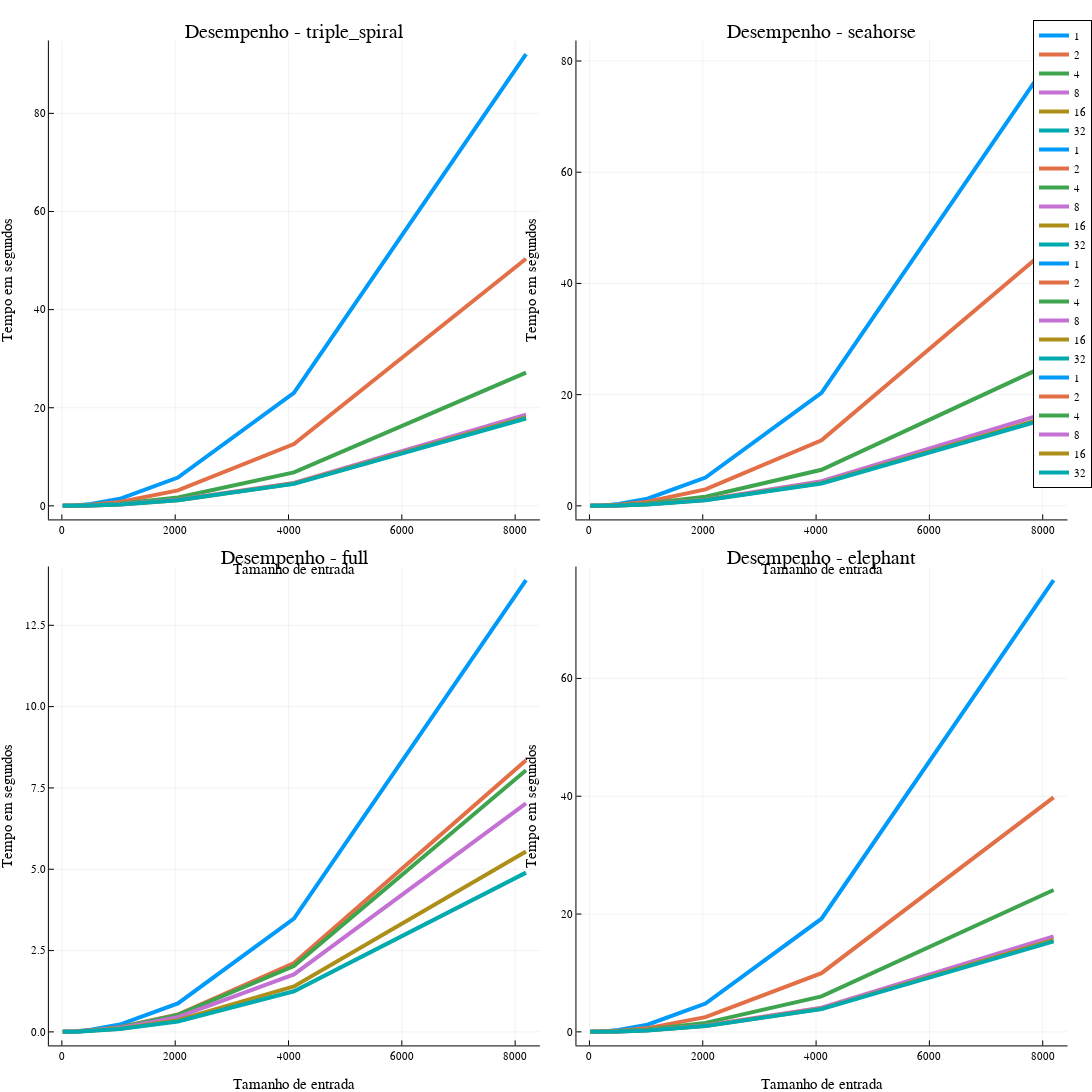

This figure's notebook cell:
### Markdown cell above
### Pthreads

Conforme mostram os resultados obtidos por nossos experimentos nos gráficos abaixo, o ganho de performance do paralelismo em relação ao desempenho sequencial (aumento do número de threads) começa a ser percebido a partir do tamanho de entrada N = 2^9; aonde, ao gerar uma visualização das regiões mais custosas computacionalmente (seahorse, elephant e triple_spiral), vemos uma redução de 0.1 segundo para 2^1 threads utilizadas, até 0.2 segundos para o máximo de threads explicitado no enunciado. 

Em relação à imagem completa do conjunto (full), devido a rapidez de sua geração mesmo na versão sequencial do programa, algo em torno de 10 segundos para N = 2^13, vimos como mais pertinente, para efeitos de comparação, focar a análise apenas nas outras 3 regiões de Mandelbrot, que demoram cerca de 1 minuto para serem criadas na versão sequencial do código fornecido. 

É importante ressaltar que os ganhos de performance gerados pelo paralelismo não foram lineares. Essa característica é claramente demonstrada ao compararmos a performance do programa sequencial com as entradas 2^12 e 2^13 (por fins de clareza, as chamemos de N1 e N2, respectivamente): Analisando os logs da região triple_spiral, enquanto N1 consegue uma melhora de desempenho de 42% (˜6 segundos) ao dividirmos as tarefas de 1 para 2 threads, o programa executa cerca de 60% mais rápido (˜5 segundos) com de 2 para 8 threads, mas melhora apenas 20% (~0.7 segundos) entre 8 e 32 threads.

### Code cell
inputlabel = [16,32,64,128,256,512,1024,2048,4096,8192]
plotly()
ts = CSV.read("src/results/mandelbrot_pth/triple_spiral.csv", DataFrame)
sh = CSV.read("src/results/mandelbrot_pth/seahorse.csv", DataFrame)
full = CSV.read("src/results/mandelbrot_pth/full.csv", DataFrame)
elephant = CSV.read("src/results/mandelbrot_pth/elephant.csv", DataFrame)
pts = plot(ts.sizes, ts.avg_time, group=ts.threads, xlabel = inputlabel,linewidth = 4,title="Desempenho - triple_spiral",legendtitle="Número de threads")
psh = plot(sh.sizes, sh.avg_time, group=sh.threads, xlabel = inputlabel,linewidth = 4,title="Desempenho - seahorse",legendtitle="Número de threads")
pfull = plot(full.sizes, full.avg_time, group=full.threads, xlabel = inputlabel,linewidth = 4,title="Desempenho - full",legendtitle="Número de threads")
pel = plot(elephant.sizes, elephant.avg_time, group=elephant.threads, xlabel = inputlabel,linewidth = 4,title="Desempenho - elephant",legendtitle="Número de threads")
plot(pts,psh,pfull,pel,layout = @layout([pts psh; pfull pel]),size=(1200,1200))
xlabel!("Tamanho de entrada")
ylabel!("Tempo em segundos")

### Figure 1 — Plotly figure (JSON) as saved in the notebook; plotly's stock layout.template omitted (floating-point values rounded to 4 significant figures)
{"data": [{"colorbar": {"title": ""}, "legendgroup": "1", "line": {"color": "rgba(0, 154, 250, 1.000)", "dash": "solid", "shape": "linear", "width": 4}, "mode": "lines", "name": "1", "showlegend": true, "type": "scatter", "x": [16, 32, 64, 128, 256, 512, 1024, 2048, 4096, 8192], "xaxis": "x1", "y": [0.001324, 0.002972, 0.009275, 0.02799, 0.09745, 0.37, 1.448, 5.764, 23.03, 92.09], "yaxis": "y1", "zmax": null, "zmin": null}, {"colorbar": {"title": ""}, "legendgroup": "2", "line": {"color": "rgba(227, 111, 71, 1.000)", "dash": "solid", "shape": "linear", "width": 4}, "mode": "lines", "name": "2", "showlegend": true, "type": "scatter", "x": [16, 32, 64, 128, 256, 512, 1024, 2048, 4096, 8192], "xaxis": "x1", "y": [0.0009611, 0.001861, 0.005618, 0.0182, 0.05639, 0.2093, 0.7993, 3.162, 12.61, 50.37], "yaxis": "y1", "zmax": null, "zmin": null}, {"colorbar": {"title": ""}, "legendgroup": "4", "line": {"color": "rgba(62, 164, 78, 1.000)", "dash": "solid", "shape": "linear", "width": 4}, "mode": "lines", "name": "4", "showlegend": true, "type": "scatter", "x": [16, 32, 64, 128, 256, 512, 1024, 2048, 4096, 8192], "xaxis": "x1", "y": [0.0009234, 0.001429, 0.003198, 0.01139, 0.03289, 0.1181, 0.4401, 1.723, 6.814, 27.17], "yaxis": "y1", "zmax": null, "zmin": null}, {"colorbar": {"title": ""}, "legendgroup": "8", "line": {"color": "rgba(195, 113, 210, 1.000)", "dash": "solid", "shape": "linear", "width": 4}, "mode": "lines", "name": "8", "showlegend": true, "type": "scatter", "x": [16, 32, 64, 128, 256, 512, 1024, 2048, 4096, 8192], "xaxis": "x1", "y": [0.0009473, 0.001337, 0.002809, 0.008484, 0.02775, 0.09197, 0.3335, 1.255, 4.675, 18.59], "yaxis": "y1", "zmax": null, "zmin": null}, {"colorbar": {"title": ""}, "legendgroup": "16", "line": {"color": "rgba(172, 142, 24, 1.000)", "dash": "solid", "shape": "linear", "width": 4}, "mode": "lines", "name": "16", "showlegend": true, "type": "scatter", "x": [16, 32, 64, 128, 256, 512, 1024, 2048, 4096, 8192], "xaxis": "x1", "y": [0.001102, 0.001345, 0.002548, 0.007271, 0.02262, 0.08019, 0.2979, 1.149, 4.575, 18.01], "yaxis": "y1", "zmax": null, "zmin": null}, {"colorbar": {"title": ""}, "legendgroup": "32", "line": {"color": "rgba(0, 170, 174, 1.000)", "dash": "solid", "shape": "linear", "width": 4}, "mode": "lines", "name": "32", "showlegend": true, "type": "scatter", "x": [16, 32, 64, 128, 256, 512, 1024, 2048, 4096, 8192], "xaxis": "x1", "y": [0.001524, 0.00157, 0.00272, 0.006445, 0.0212, 0.07818, 0.2893, 1.134, 4.477, 17.81], "yaxis": "y1", "zmax": null, "zmin": null}, {"colorbar": {"title": ""}, "legendgroup": "1", "line": {"color": "rgba(0, 154, 250, 1.000)", "dash": "solid", "shape": "linear", "width": 4}, "mode": "lines", "name": "1", "showlegend": true, "type": "scatter", "x": [16, 32, 64, 128, 256, 512, 1024, 2048, 4096, 8192], "xaxis": "x2", "y": [0.0009507, 0.002735, 0.008241, 0.02453, 0.08696, 0.3275, 1.28, 5.092, 20.32, 81.25], "yaxis": "y2", "zmax": null, "zmin": null}, {"colorbar": {"title": ""}, "legendgroup": "2", "line": {"color": "rgba(227, 111, 71, 1.000)", "dash": "solid", "shape": "linear", "width": 4}, "mode": "lines", "name": "2", "showlegend": true, "type": "scatter", "x": [16, 32, 64, 128, 256, 512, 1024, 2048, 4096, 8192], "xaxis": "x2", "y": [0.0009795, 0.001805, 0.005172, 0.01654, 0.05184, 0.198, 0.7485, 2.955, 11.79, 47.12], "yaxis": "y2", "zmax": null, "zmin": null}, {"colorbar": {"title": ""}, "legendgroup": "4", "line": {"color": "rgba(62, 164, 78, 1.000)", "dash": "solid", "shape": "linear", "width": 4}, "mode": "lines", "name": "4", "showlegend": true, "type": "scatter", "x": [16, 32, 64, 128, 256, 512, 1024, 2048, 4096, 8192], "xaxis": "x2", "y": [0.000955, 0.001461, 0.003361, 0.01015, 0.03124, 0.1121, 0.4186, 1.633, 6.483, 25.85], "yaxis": "y2", "zmax": null, "zmin": null}, {"colorbar": {"title": ""}, "legendgroup": "8", "line": {"color": "rgba(195, 113, 210, 1.000)", "dash": "solid", "shape": "linear", "width": 4}, "mode": "lines", "name": "8", "showlegend": true, "type": "scatter", "x": [16, 32, 64, 128, 256, 512, 1024, 2048, 4096, 8192], "xaxis": "x2", "y": [0.000942, 0.001255, 0.002619, 0.007523, 0.02354, 0.08505, 0.3079, 1.103, 4.42, 17.07], "yaxis": "y2", "zmax": null, "zmin": null}, {"colorbar": {"title": ""}, "legendgroup": "16", "line": {"color": "rgba(172, 142, 24, 1.000)", "dash": "solid", "shape": "linear", "width": 4}, "mode": "lines", "name": "16", "showlegend": true, "type": "scatter", "x": [16, 32, 64, 128, 256, 512, 1024, 2048, 4096, 8192], "xaxis": "x2", "y": [0.001041, 0.001224, 0.002325, 0.006314, 0.02096, 0.07321, 0.2697, 1.047, 4.113, 16.27], "yaxis": "y2", "zmax": null, "zmin": null}, {"colorbar": {"title": ""}, "legendgroup": "32", "line": {"color": "rgba(0, 170, 174, 1.000)", "dash": "solid", "shape": "linear", "width": 4}, "mode": "lines", "name": "32", "showlegend": true, "type": "scatter", "x": [16, 32, 64, 128, 256, 512, 1024, 2048, 4096, 8192], "xaxis": "x2", "y": [0.001585, 0.001521, 0.002592, 0.005667, 0.01935, 0.07046, 0.2629, 1.023, 4.031, 16.03], "yaxis": "y2", "zmax": null, "zmin": null}, {"colorbar": {"title": ""}, "legendgroup": "1", "line": {"color": "rgba(0, 154, 250, 1.000)", "dash": "solid", "shape": "linear", "width": 4}, "mode": "lines", "name": "1", "showlegend": true, "type": "scatter", "x": [16, 32, 64, 128, 256, 512, 1024, 2048, 4096, 8192], "xaxis": "x3", "y": [0.0008398, 0.001059, 0.002165, 0.006136, 0.01952, 0.06336, 0.226, 0.8761, 3.48, 13.89], "yaxis": "y3", "zmax": null, "zmin": null}, {"colorbar": {"title": ""}, "legendgroup": "2", "line": {"color": "rgba(227, 111, 71, 1.000)", "dash": "solid", "shape": "linear", "width": 4}, "mode": "lines", "name": "2", "showlegend": true, "type": "scatter", "x": [16, 32, 64, 128, 256, 512, 1024, 2048, 4096, 8192], "xaxis": "x3", "y": [0.00285, 0.0008698, 0.001573, 0.003785, 0.01295, 0.0432, 0.1432, 0.5355, 2.114, 8.35], "yaxis": "y3", "zmax": null, "zmin": null}, {"colorbar": {"title": ""}, "legendgroup": "4", "line": {"color": "rgba(62, 164, 78, 1.000)", "dash": "solid", "shape": "linear", "width": 4}, "mode": "lines", "name": "4", "showlegend": true, "type": "scatter", "x": [16, 32, 64, 128, 256, 512, 1024, 2048, 4096, 8192], "xaxis": "x3", "y": [0.00278, 0.0009472, 0.001515, 0.003718, 0.0123, 0.0424, 0.1377, 0.5207, 2.024, 8.042], "yaxis": "y3", "zmax": null, "zmin": null}, {"colorbar": {"title": ""}, "legendgroup": "8", "line": {"color": "rgba(195, 113, 210, 1.000)", "dash": "solid", "shape": "linear", "width": 4}, "mode": "lines", "name": "8", "showlegend": true, "type": "scatter", "x": [16, 32, 64, 128, 256, 512, 1024, 2048, 4096, 8192], "xaxis": "x3", "y": [0.00283, 0.0009912, 0.001453, 0.003291, 0.01064, 0.03817, 0.1211, 0.452, 1.768, 7.024], "yaxis": "y3", "zmax": null, "zmin": null}, {"colorbar": {"title": ""}, "legendgroup": "16", "line": {"color": "rgba(172, 142, 24, 1.000)", "dash": "solid", "shape": "linear", "width": 4}, "mode": "lines", "name": "16", "showlegend": true, "type": "scatter", "x": [16, 32, 64, 128, 256, 512, 1024, 2048, 4096, 8192], "xaxis": "x3", "y": [0.00318, 0.001157, 0.001374, 0.002691, 0.008256, 0.03045, 0.0967, 0.3576, 1.398, 5.544], "yaxis": "y3", "zmax": null, "zmin": null}, {"colorbar": {"title": ""}, "legendgroup": "32", "line": {"color": "rgba(0, 170, 174, 1.000)", "dash": "solid", "shape": "linear", "width": 4}, "mode": "lines", "name": "32", "showlegend": true, "type": "scatter", "x": [16, 32, 64, 128, 256, 512, 1024, 2048, 4096, 8192], "xaxis": "x3", "y": [0.00344, 0.001516, 0.001659, 0.002865, 0.00727, 0.02596, 0.08732, 0.3188, 1.25, 4.896], "yaxis": "y3", "zmax": null, "zmin": null}, {"colorbar": {"title": ""}, "legendgroup": "1", "line": {"color": "rgba(0, 154, 250, 1.000)", "dash": "solid", "shape": "linear", "width": 4}, "mode": "lines", "name": "1", "showlegend": true, "type": "scatter", "x": [16, 32, 64, 128, 256, 512, 1024, 2048, 4096, 8192], "xaxis": "x4", "y": [0.001199, 0.002384, 0.007651, 0.02453, 0.08229, 0.3094, 1.21, 4.812, 19.21, 76.7], "yaxis": "y4", "zmax": null, "zmin": null}, {"colorbar": {"title": ""}, "legendgroup": "2", "line": {"color": "rgba(227, 111, 71, 1.000)", "dash": "solid", "shape": "linear", "width": 4}, "mode": "lines", "name": "2", "showlegend": true, "type": "scatter", "x": [16, 32, 64, 128, 256, 512, 1024, 2048, 4096, 8192], "xaxis": "x4", "y": [0.0009675, 0.001783, 0.004787, 0.01599, 0.04592, 0.1694, 0.6394, 2.508, 9.971, 39.81], "yaxis": "y4", "zmax": null, "zmin": null}, {"colorbar": {"title": ""}, "legendgroup": "4", "line": {"color": "rgba(62, 164, 78, 1.000)", "dash": "solid", "shape": "linear", "width": 4}, "mode": "lines", "name": "4", "showlegend": true, "type": "scatter", "x": [16, 32, 64, 128, 256, 512, 1024, 2048, 4096, 8192], "xaxis": "x4", "y": [0.0008892, 0.001442, 0.002824, 0.01037, 0.0311, 0.1054, 0.3895, 1.524, 6.028, 24.08], "yaxis": "y4", "zmax": null, "zmin": null}, {"colorbar": {"title": ""}, "legendgroup": "8", "line": {"color": "rgba(195, 113, 210, 1.000)", "dash": "solid", "shape": "linear", "width": 4}, "mode": "lines", "name": "8", "showlegend": true, "type": "scatter", "x": [16, 32, 64, 128, 256, 512, 1024, 2048, 4096, 8192], "xaxis": "x4", "y": [0.0009535, 0.001255, 0.00254, 0.007415, 0.02466, 0.0825, 0.287, 1.074, 4.098, 16.22], "yaxis": "y4", "zmax": null, "zmin": null}, {"colorbar": {"title": ""}, "legendgroup": "16", "line": {"color": "rgba(172, 142, 24, 1.000)", "dash": "solid", "shape": "linear", "width": 4}, "mode": "lines", "name": "16", "showlegend": true, "type": "scatter", "x": [16, 32, 64, 128, 256, 512, 1024, 2048, 4096, 8192], "xaxis": "x4", "y": [0.001146, 0.001265, 0.002384, 0.006343, 0.02055, 0.07172, 0.2605, 1.011, 3.915, 15.62], "yaxis": "y4", "zmax": null, "zmin": null}, {"colorbar": {"title": ""}, "legendgroup": "32", "line": {"color": "rgba(0, 170, 174, 1.000)", "dash": "solid", "shape": "linear", "width": 4}, "mode": "lines", "name": "32", "showlegend": true, "type": "scatter", "x": [16, 32, 64, 128, 256, 512, 1024, 2048, 4096, 8192], "xaxis": "x4", "y": [0.001525, 0.001535, 0.00244, 0.005826, 0.01854, 0.06729, 0.2522, 0.9757, 3.855, 15.36], "yaxis": "y4", "zmax": null, "zmin": null}], "layout": {"annotations": [{"font": {"color": "rgba(0, 0, 0, 1.000)", "family": "sans-serif", "size": 20}, "rotation": 0, "showarrow": false, "text": "Desempenho - triple_spiral", "x": 0.2749, "xanchor": "center", "xref": "paper", "y": 1, "yanchor": "top", "yref": "paper"}, {"font": {"color": "rgba(0, 0, 0, 1.000)", "family": "sans-serif", "size": 20}, "rotation": 0, "showarrow": false, "text": "Desempenho - seahorse", "x": 0.7675, "xanchor": "center", "xref": "paper", "y": 1, "yanchor": "top", "yref": "paper"}, {"font": {"color": "rgba(0, 0, 0, 1.000)", "family": "sans-serif", "size": 20}, "rotation": 0, "showarrow": false, "text": "Desempenho - full", "x": 0.2749, "xanchor": "center", "xref": "paper", "y": 0.5, "yanchor": "top", "yref": "paper"}, {"font": {"color": "rgba(0, 0, 0, 1.000)", "family": "sans-serif", "size": 20}, "rotation": 0, "showarrow": false, "text": "Desempenho - elephant", "x": 0.7675, "xanchor": "center", "xref": "paper", "y": 0.5, "yanchor": "top", "yref": "paper"}], "height": 1200, "legend": {"bgcolor": "rgba(255, 255, 255, 1.000)", "bordercolor": "rgba(0, 0, 0, 1.000)", "borderwidth": 1, "font": {"color": "rgba(0, 0, 0, 1.000)", "family": "sans-serif", "size": 11}, "tracegroupgap": 0, "traceorder": "normal", "x": 1.02, "xanchor": "auto", "y": 1, "yanchor": "auto"}, "margin": {"b": 20, "l": 0, "r": 0, "t": 20}, "paper_bgcolor": "rgba(255, 255, 255, 1.000)", "plot_bgcolor": "rgba(255, 255, 255, 1.000)", "showlegend": true, "width": 1200, "xaxis1": {"anchor": "y1", "domain": [0.04564, 0.5041], "gridcolor": "rgba(0, 0, 0, 0.100)", "gridwidth": 0.5, "linecolor": "rgba(0, 0, 0, 1.000)", "mirror": false, "range": [-229.3, 8437.0], "showgrid": true, "showline": true, "showticklabels": true, "tickangle": 0, "tickcolor": "rgb(0, 0, 0)", "tickfont": {"color": "rgba(0, 0, 0, 1.000)", "family": "sans-serif", "size": 11}, "tickmode": "array", "ticks": "inside", "ticktext": ["0", "2000", "4000", "6000", "8000"], "tickvals": [0, 2000, 4000, 6000, 8000], "title": "Tamanho de entrada", "titlefont": {"color": "rgba(0, 0, 0, 1.000)", "family": "sans-serif", "size": 15}, "type": "-", "visible": true, "zeroline": false, "zerolinecolor": "rgba(0, 0, 0, 1.000)"}, "xaxis2": {"anchor": "y2", "domain": [0.5382, 0.9967], "gridcolor": "rgba(0, 0, 0, 0.100)", "gridwidth": 0.5, "linecolor": "rgba(0, 0, 0, 1.000)", "mirror": false, "range": [-229.3, 8437.0], "showgrid": true, "showline": true, "showticklabels": true, "tickangle": 0, "tickcolor": "rgb(0, 0, 0)", "tickfont": {"color": "rgba(0, 0, 0, 1.000)", "family": "sans-serif", "size": 11}, "tickmode": "array", "ticks": "inside", "ticktext": ["0", "2000", "4000", "6000", "8000"], "tickvals": [0, 2000, 4000, 6000, 8000], "title": "Tamanho de entrada", "titlefont": {"color": "rgba(0, 0, 0, 1.000)", "family": "sans-serif", "size": 15}, "type": "-", "visible": true, "zeroline": false, "zerolinecolor": "rgba(0, 0, 0, 1.000)"}, "xaxis3": {"anchor": "y3", "domain": [0.04564, 0.5041], "gridcolor": "rgba(0, 0, 0, 0.100)", "gridwidth": 0.5, "linecolor": "rgba(0, 0, 0, 1.000)", "mirror": false, "range": [-229.3, 8437.0], "showgrid": true, "showline": true, "showticklabels": true, "tickangle": 0, "tickcolor": "rgb(0, 0, 0)", "tickfont": {"color": "rgba(0, 0, 0, 1.000)", "family": "sans-serif", "size": 11}, "tickmode": "array", "ticks": "inside", "ticktext": ["0", "2000", "4000", "6000", "8000"], "tickvals": [0, 2000, 4000, 6000, 8000], "title": "Tamanho de entrada", "titlefont": {"color": "rgba(0, 0, 0, 1.000)", "family": "sans-serif", "size": 15}, "type": "-", "visible": true, "zeroline": false, "zerolinecolor": "rgba(0, 0, 0, 1.000)"}, "xaxis4": {"anchor": "y4", "domain": [0.5382, 0.9967], "gridcolor": "rgba(0, 0, 0, 0.100)", "gridwidth": 0.5, "linecolor": "rgba(0, 0, 0, 1.000)", "mirror": false, "range": [-229.3, 8437.0], "showgrid": true, "showline": true, "showticklabels": true, "tickangle": 0, "tickcolor": "rgb(0, 0, 0)", "tickfont": {"color": "rgba(0, 0, 0, 1.000)", "family": "sans-serif", "size": 11}, "tickmode": "array", "ticks": "inside", "ticktext": ["0", "2000", "4000", "6000", "8000"], "tickvals": [0, 2000, 4000, 6000, 8000], "title": "Tamanho de entrada", "titlefont": {"color": "rgba(0, 0, 0, 1.000)", "family": "sans-serif", "size": 15}, "type": "-", "visible": true, "zeroline": false, "zerolinecolor": "rgba(0, 0, 0, 1.000)"}, "yaxis1": {"anchor": "x1", "domain": [0.5253, 0.9805], "gridcolor": "rgba(0, 0, 0, 0.100)", "gridwidth": 0.5, "linecolor": "rgba(0, 0, 0, 1.000)", "mirror": false, "range": [-2.762, 94.85], "showgrid": true, "showline": true, "showticklabels": true, "tickangle": 0, "tickcolor": "rgb(0, 0, 0)", "tickfont": {"color": "rgba(0, 0, 0, 1.000)", "family": "sans-serif", "size": 11}, "tickmode": "array", "ticks": "inside", "ticktext": ["0", "20", "40", "60", "80"], "tickvals": [0, 20, 40, 60, 80], "title": "Tempo em segundos", "titlefont": {"color": "rgba(0, 0, 0, 1.000)", "family": "sans-serif", "size": 15}, "type": "-", "visible": true, "zeroline": false, "zerolinecolor": "rgba(0, 0, 0, 1.000)"}, "yaxis2": {"anchor": "x2", "domain": [0.5253, 0.9805], "gridcolor": "rgba(0, 0, 0, 0.100)", "gridwidth": 0.5, "linecolor": "rgba(0, 0, 0, 1.000)", "mirror": false, "range": [-2.436, 83.69], "showgrid": true, "showline": true, "showticklabels": true, "tickangle": 0, "tickcolor": "rgb(0, 0, 0)", "tickfont": {"color": "rgba(0, 0, 0, 1.000)", "family": "sans-serif", "size": 11}, "tickmode": "array", "ticks": "inside", "ticktext": ["0", "20", "40", "60", "80"], "tickvals": [0, 20, 40, 60, 80], "title": "Tempo em segundos", "titlefont": {"color": "rgba(0, 0, 0, 1.000)", "family": "sans-serif", "size": 15}, "type": "-", "visible": true, "zeroline": false, "zerolinecolor": "rgba(0, 0, 0, 1.000)"}, "yaxis3": {"anchor": "x3", "domain": [0.02527, 0.4805], "gridcolor": "rgba(0, 0, 0, 0.100)", "gridwidth": 0.5, "linecolor": "rgba(0, 0, 0, 1.000)", "mirror": false, "range": [-0.4159, 14.31], "showgrid": true, "showline": true, "showticklabels": true, "tickangle": 0, "tickcolor": "rgb(0, 0, 0)", "tickfont": {"color": "rgba(0, 0, 0, 1.000)", "family": "sans-serif", "size": 11}, "tickmode": "array", "ticks": "inside", "ticktext": ["0.0", "2.5", "5.0", "7.5", "10.0", "12.5"], "tickvals": [0, 2.5, 5, 7.5, 10, 12.5], "title": "Tempo em segundos", "titlefont": {"color": "rgba(0, 0, 0, 1.000)", "family": "sans-serif", "size": 15}, "type": "-", "visible": true, "zeroline": false, "zerolinecolor": "rgba(0, 0, 0, 1.000)"}, "yaxis4": {"anchor": "x4", "domain": [0.02527, 0.4805], "gridcolor": "rgba(0, 0, 0, 0.100)", "gridwidth": 0.5, "linecolor": "rgba(0, 0, 0, 1.000)", "mirror": false, "range": [-2.3, 79.0], "showgrid": true, "showline": true, "showticklabels": true, "tickangle": 0, "tickcolor": "rgb(0, 0, 0)", "tickfont": {"color": "rgba(0, 0, 0, 1.000)", "family": "sans-serif", "size": 11}, "tickmode": "array", "ticks": "inside", "ticktext": ["0", "20", "40", "60"], "tickvals": [0, 20, 40, 60], "title": "Tempo em segundos", "titlefont": {"color": "rgba(0, 0, 0, 1.000)", "family": "sans-serif", "size": 15}, "type": "-", "visible": true, "zeroline": false, "zerolinecolor": "rgba(0, 0, 0, 1.000)"}}}
